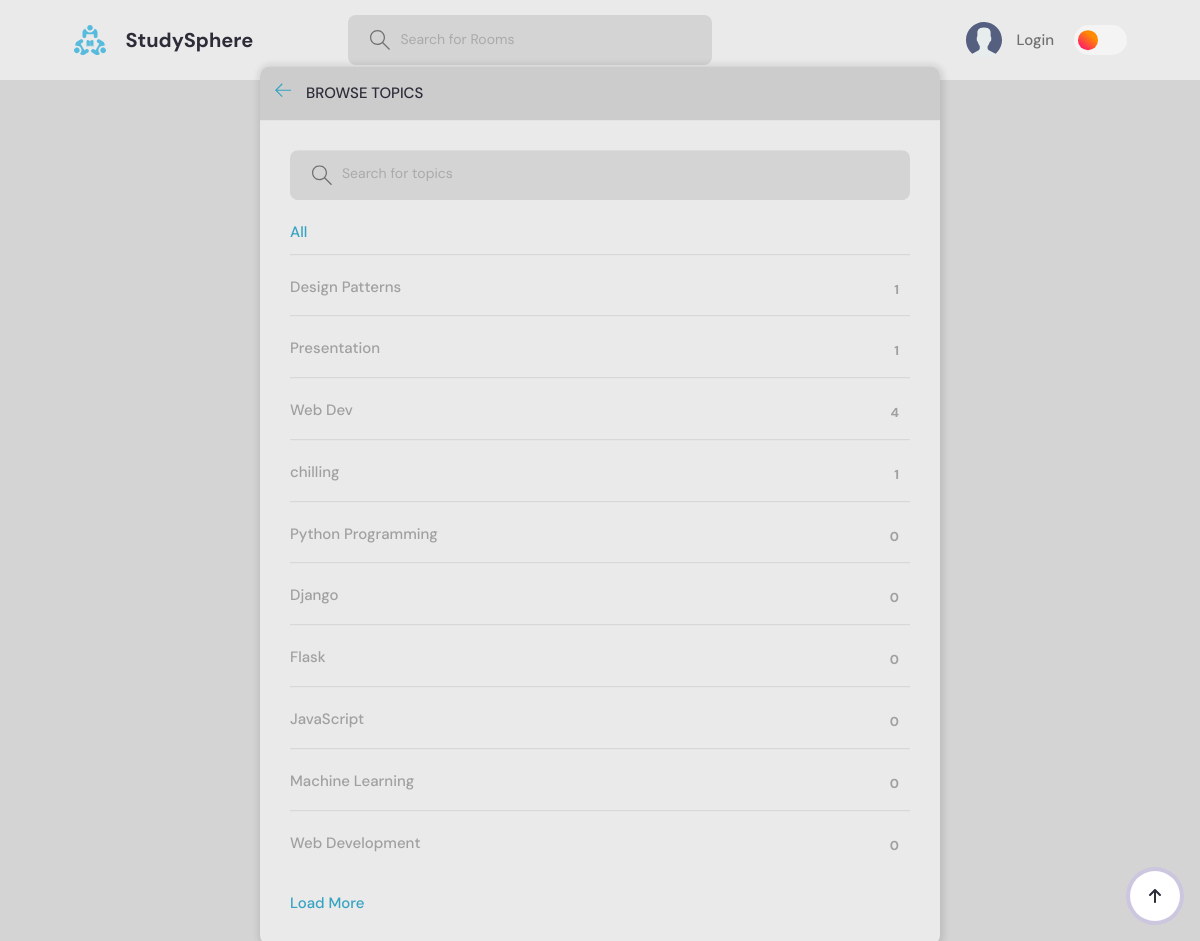
Page /topics/ on the committed database.
### base/models.py (models this page shows, shortened)
class Topic(models.Model):
    name = models.TextField(max_length=100)

### base/views.py (the view)
# urls.py: path('topics/', views.topicsPage, name="topics"),
def topicsPage(request):
    q = request.GET.get('q', '')  # Filter by search query
    topics_list = Topic.objects.filter(name__icontains=q)  # Filter topics by search query
    paginator = Paginator(topics_list, 10)
    page_number = request.GET.get('page')  # Get the page number from the query string
    page_obj = paginator.get_page(page_number)
    if request.headers.get('X-Requested-With') == 'XMLHttpRequest':
        topics_data = [{'name': topic.name, 'count': topic.room_set.all().count()} for topic in page_obj]
        return JsonResponse({'topics': topics_data, 'has_next': page_obj.has_next()})
    return render(request, 'base/topics.html', {'topics': page_obj})

### base/templates/base/topics.html (shortened to what this page needs)
{% extends 'main.html' %}
{% block content %}
<main class="create-room layout">
  <div class="container">
    <div class="layout__box">
      <div class="layout__boxHeader">
        <div class="layout__boxTitle">
          <a href="{% url 'home' %}">
            <svg version="1.1" xmlns="http://www.w3.org/2000/svg" width="32" height="32" viewBox="0 0 32 32">
              <title>arrow-left</title>
              <path d="M13.723 2.286l-13.723 13.714 13.719 13.714 1.616-1.611-10.96-10.96h27.625v-2.286h-27.625l10.965-10.965-1.616-1.607z"></path>
            </svg>
          </a>
          <h3>Browse Topics</h3>
        </div>
      </div>
      <div class="topics-page layout__body">
        <form action="" method="GET" class="header__search">
          <label>
            <input name="q" placeholder="Search for topics" />
          </label>
        </form>
        <ul id="topics-list" class="topics__list">
          <li>
            <a href="{% url 'topics' %}" class="active">All <span>{{ topics.count }}</span></a>
          </li>
          {% for topic in topics %}
          <li>
            <a href="{% url 'home' %}?q={{ topic.name }}">{{ topic.name }} <span>{{ topic.room_set.all.count }}</span></a>
          </li>
          {% endfor %}
        </ul>
        <button id="load-more" class="btn btn--link">Load More</button>
      </div>
    </div>
  </div>
</main>
{% endblock content %}

### static/styles/style.css (style rules this page uses)
:root { --color-main: #35a3c1; --color-main-light: #cce7ff; --color-dark: #eaeaea; --color-dark-medium: #d4d4d4; --color-dark-light: #cccccc; --color-light: #2d2d39; --color-gray: #707070; --color-light-gray: #a0a0a0; --color-bg: #ffffff; --color-success: #28a745; --color-error: #dc3545; }
body { color: var(--color-light); font-family: Arial, sans-serif; transition: background-color 0.3s ease, color 0.3s ease; background-color: var(--color-dark-light); }
* { font-family: "DM Sans", -apple-system, BlinkMacSystemFont, "Segoe UI", Roboto, Oxygen, Ubuntu, Cantarell, "Open Sans", "Helvetica Neue", sans-serif; margin: 0; padding: 0; box-sizing: border-box; text-rendering: optimizeLegibility; font-size: inherit; }
html { font-size: 56.25%; }
@media only screen and (min-width: 1200px) { html { font-size: 62.5%; } }
body { line-height: 1.6; font-weight: 400; font-size: 1.5rem; color: var(--color-light-gray); background-color: var(--color-bg); background-color: var(--color-dark-medium); min-height: 100vh; }
body { transition: background 0.5s ease; }
a { display: inline-block; color: var(--color-main); text-decoration: none; }
.container { max-width: 120rem; width: 90%; margin: auto; }
.btn { background-color: transparent; border: none; display: inline-flex; align-items: center; gap: 1rem; cursor: pointer; transition: all ease-in-out 0.3s; padding: 1rem 2rem; border-radius: 5px; box-shadow: 1px 1px 3px 1px rgba(0, 0, 0, 0.15); font-weight: 500; }
.btn--link { border-radius: 0; padding: 0; color: var(--color-main); box-shadow: none; }
.header__search > label { background-color: var(--color-dark-medium); padding: 1.3rem 1rem; display: flex; align-items: center; gap: 1rem; border-radius: 8px; border: 2px solid transparent; transition: border-color 0.3s ease, box-shadow 0.3s ease; }
.header__search input::placeholder { font-size: 1.4rem; color: #aaa; opacity: 1; }
.header__search input { border: none; outline: none; background: transparent; color: inherit; flex: 1; font-size: 1rem; }
.header__search svg { fill: var(--color-gray); width: 2rem; height: 2rem; margin-left: 1rem; }
.header__search input { width: 30rem; background: transparent; border: none; outline: none; color: var(--color-light); }
.layout { margin-top: 2.4rem; }
.layout > .container { display: flex; justify-content: space-between; align-items: flex-start; }
.layout__box { width: 90%; max-width: 48rem; min-height: 40rem; position: absolute; top: 50%; left: 50%; transform: translate(-50%, -46%); background-color: var(--color-dark); border-radius: 1rem; box-shadow: 1px 1px 6px 3px rgba(0, 0, 0, 0.1); overflow: hidden; }
.layout__boxHeader { display: flex; padding: 1.5rem; background-color: var(--color-dark-light); }
.layout__boxTitle { display: flex; gap: 1.5rem; align-items: center; }
.layout__boxTitle h3 { text-transform: uppercase; font-weight: 500; color: var(--color-light); }
.layout__boxTitle svg { width: 1.6rem; height: 1.6rem; fill: var(--color-main); }
.layout__body { margin: 3rem; }
.topics__list { list-style: none; }
.topics__list li a { display: flex; justify-content: space-between; margin-bottom: 3rem; font-weight: 500; color: var(--color-light-gray); transition: all 0.3s ease-in-out; }
.topics__list li a.active, .topics__list li a:hover { color: var(--color-main); }
.topics__list li a span { padding: 0.5rem 1rem; background-color: var(--color-dark); border-radius: 3px; font-size: 1.3rem; font-weight: 700; letter-spacing: 1px; }
.topics-page .topics__list li:not(:last-child) a { margin: 2rem 0; padding-bottom: 1rem; text-decoration: none; border-bottom: 1px solid var(--color-dark-medium); }
.topics-page .header__search { display: block; }
.create-room.layout .layout__box { max-width: 68rem; }

### rows in the picture
Topic: name "Design Patterns", room_set.all.count "1"
Topic: name "Presentation", room_set.all.count "1"
Topic: name "Web Dev", room_set.all.count "4"
Topic: name "chilling", room_set.all.count "1"
Topic: name "Python Programming", room_set.all.count "0"
Topic: name "Django", room_set.all.count "0"
Topic: name "Flask", room_set.all.count "0"
Topic: name "JavaScript", room_set.all.count "0"
Topic: name "Machine Learning", room_set.all.count "0"
Topic: name "Web Development", room_set.all.count "0"
